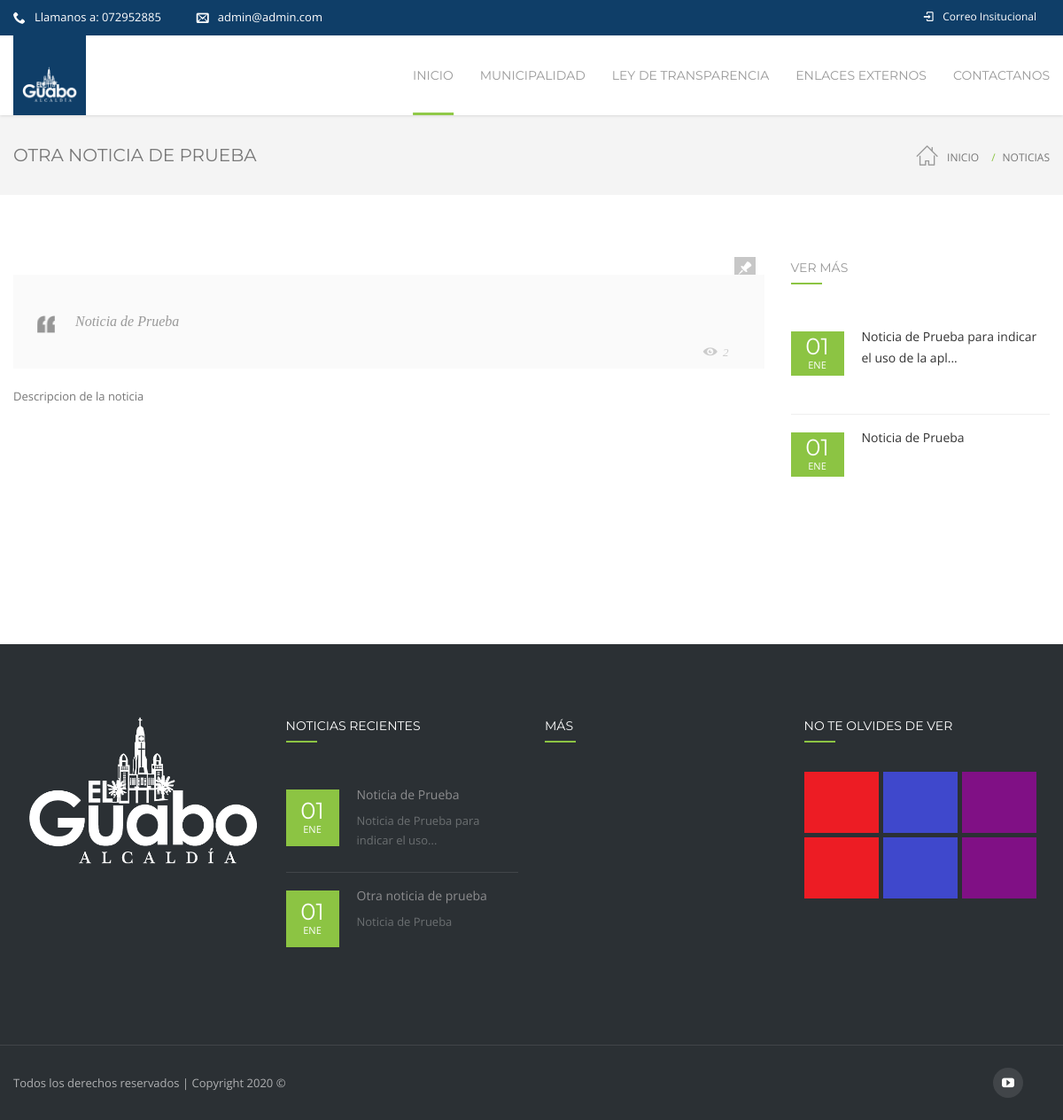
/noticias_/3/01/, run on the app's committed database.
### Apps/Inicio/models.py (models this page shows)
class Institucion(models.Model):
    nombre= models.CharField(max_length=60)
    logo = models.ImageField(upload_to="logo",null=True,blank=True)
    direccion = models.CharField(max_length=120,null=True,blank=True)
    telefono=models.CharField(max_length=60,null=True,blank=True)
    email = models.EmailField(max_length=150,null=True,blank=True)
    mision =RichTextUploadingField(null=True,blank=True)
    vision= RichTextUploadingField(null=True,blank=True)
    objetivos = RichTextUploadingField(null=True,blank=True)
    facebook=models.CharField(max_length=200,null=True,blank=True)
    twitter=models.CharField(max_length=200,null=True,blank=True)
    google_plus=models.CharField(max_length=200,null=True,blank=True)
    youtube=models.CharField(max_length=200,null=True,blank=True)
    class Meta:
        verbose_name_plural = "1. Institución"

class Noticias(models.Model):
    fecha=models.DateTimeField()
    titulo=models.CharField(max_length=200)
    banner = models.ImageField(upload_to="noticias/banner",null=True,blank=True)
    imagen =models.ImageField(upload_to='noticias', help_text="Imagen de 585 x 480")
    descripcion_corta =models.CharField(max_length=160)
    pagina = RichTextUploadingField()
    visitas =models.IntegerField(default=1)
    class Meta:
        verbose_name_plural ="5. Noticias"

### Apps/Inicio/views.py (the view)
# urls.py: path('noticias_/<int:id>/<int:mes>/', noticias_una),
def noticias_una(request,id,mes):
    noticias=Noticias.objects.filter(fecha__month=mes)
    nota=noticias.get(id=id)
    nota.visitas+=1
    nota.save()
    institucion = Institucion.objects.first()
    contexto = {
        'correo': institucion.email,
        'telefono': institucion.telefono,
        'logo': institucion.logo,
        'institucion':institucion,
        'noticia':noticias.get(id=id),
        'noticias':noticias,
        'proyectos': Proyectos.objects.all(),
    }
    return render(request,"noticas_uno.html",contexto)

### templates/noticas_uno.html (shortened to what this page needs)
{% extends 'home-7.html' %}
{% block contenido %}
    <div class="page-content-wrap">
        <header class="rich-header blog-header version1 icon-dark" data-parallax="false" style="">
            <div class="container nz-clearfix">
                <h1 style="">{{ noticia.titulo|upper }}</h1>
                <div style="color:#777777;" class="nz-breadcrumbs nz-clearfix">
                    <a href="/">Inicio</a>
                    <a href="/noticias/"><span class="current">Noticias</span></a>
                </div>
            </div>
        </header>
        <div class="blog-layout-wrap medium sidebar-false" id="nz-target">
            <div class="container">
                <section class='content nz-clearfix'>
                    <section class="main-content left">
                        <div class="blog-post">
                            <article data-grid="ninzio_01"
                                     class="post-195 post type-post status-publish format-standard has-post-thumbnail hentry category-design tag-design tag-logo tag-repairing tag-shopping tag-smart"
                                     id="post-195">
                                <div class="post-body" style="padding-top: 20px">
                                    <span class="sticky-ind"></span>
                                    <div id="nz-testimonials-1" class="nz-testimonials" style="opacity: 1;">
                                        <div class="owl-wrapper">
                                            <div class="testimonial nz-clearfix">
                                                <div class="text">{{ noticia.descripcion_corta }}
                                                    <div class="post-views">
                                                        <span class="icon-eye4"></span> {{ noticia.visitas }}
                                                    </div>
                                                </div>
                                            </div>
                                        </div>
                                    </div>
                                    <div class="single-post-content" style="padding-top: 20px">
                                        {{ noticia.pagina|safe }}
                                    </div>
                                </div>
                            </article>
                        </div>
                    </section>
                    <aside class="sidebar">
                        <aside class='blog-widget-area-single widget-area'>
                            <div id="nz-recent-posts-3" class="widget widget_nz_recent_entries">
                                <h6 class="widget_title">Ver más</h6>
                                <ul>
                                    {% for noticia in noticias %}
                                        <li class="post">
                                            <div class="post-date-custom" style="padding: 0px">
                                                <span>{{ noticia.fecha|date:"d" }}</span>
                                                <span>{{ noticia.fecha|date:"M" }}</span>
                                            </div>
                                            <div class="post-body">
                                                <a class="post-title" title="{{ noticia.descripcion_corta }}"
                                                   href="/noticias_/{{ noticia.id }}/{{ noticia.fecha|date:"m" }}/">{{ noticia.descripcion_corta|truncatechars:50 }}</a>
                                            </div>
                                        </li>
                                    {% endfor %}
                                </ul>
                            </div>
                        </aside>
                    </aside>
                </section>
            </div>
        </div>
    </div>
{% endblock %}

### templates/home-7.html (shortened to what this page needs)
<!DOCTYPE html>
<html class="no-js  blank-false " lang="es-EC">
<head>
    <link rel='stylesheet' href='/static/css/settings.css' type='text/css' media='all' />
    <link rel='stylesheet' href='/static/css/style.css' type='text/css' media='all' />
    <link rel='stylesheet' href='/static/css/js_composer.min.css' type='text/css' media='all' />
</head>
<body class="home page page-id-7 page-template page-template-page-vc page-template-page-vc-php wpb-js-composer js-comp-ver-4.11.2 vc_responsive ">
    <div id="gen-wrap">
        <div id="wrap" class="nz-wide">
            <header class="header desk version1 stuck-false top-true sl-false search-true cart-true iversion-dark effect-underline subeffect-ghost fixed-true fiversion-dark">
                <div class="header-top" style="background: #0f3e68;">
                        <div class="container nz-clearfix">
                            <div class="slogan nz-clearfix">
                                <div class="nz-bar"><span class="nz-icon none small icon-phone animate-false"></span><span class="header-top-label">Llamanos
                                </span> a: {{telefono}}</div>
                                <div class="nz-bar"><span class="nz-icon none small icon-envelope animate-false"></span>{{correo}}</div>
                            </div>
                            <nav class="header-top-menu nz-clearfix">
                                <ul class="menu">
                                    <li class="icon-login menu-item"><a href="/"><span class="mi"></span><span class="txt">Correo Insitucional</span></a></li>
                                </ul>
                            </nav>
                        </div>
                    </div>
                <div class="header-content">
                    <div class="header-body">
                        <div class="container nz-clearfix">
                            <div class="logo logo-desk">
                                <a href="/" title="El Guabo" style="background: #0f3e68; padding: 10px">
                                    <img style="max-width:149px;max-height:41px;" src="/media/{{logo}}" alt="Focuson">
                                </a>
                            </div>
                            <nav class="header-menu desk-menu nz-clearfix">
                                <ul id="header-menu" class="menu">
                                    <li class="menu-item current-menu-item menu-item-has-children" data-mm="false" data-mmc="2">
                                        <a href="/"><span class="txt">Inicio</span></a>
                                    </li>
                                    <li class="menu-item menu-item-has-children" data-mm="false" data-mmc="2">
                                        <a href="#"><span class="txt">Municipalidad</span></a>
                                    </li>
                                    <li class="menu-item menu-item-has-children" data-mm="false" data-mmc="2">
                                        <a href="#"><span class="txt">Ley de Transparencia</span></a>
                                    </li>
                                    <li class="menu-item menu-item-has-children"><a href="#"><span class="txt">Enlaces Externos</span></a>
                                    </li>
                                    <li class="menu-item menu-item-has-children" data-mm="false" data-mmc="2">
                                        <a href="/contacto/"><span class="txt">Contactanos</span></a>
                                    </li>
                                </ul>
                            </nav>
                        </div>
                    </div>
                </div>
            </header>
            <div class="page-content-wrap">
            {% block contenido %}{% endblock %}
            {% block footer %}
                <footer class='footer'>
                    <div class="footer-widget-area nz-clearfix">
                        <div class="container">
                            <aside class="footer-widget-area widget-area nz-clearfix">
                                <div id="text-2" class="widget widget_text">
                                    <div class="textwidget"><img src="/media/{{ logo }}" alt="Focuson">
                                        <div class="gap nz-clearfix" style="height:35px">&nbsp;</div>
                                        <div class="gap nz-clearfix" style="height:25px">&nbsp;</div></div>
                                </div>
                                <div id="nz-recent-posts-2" class="widget widget_nz_recent_entries">
                                    <h6 class="widget_title">Noticias Recientes</h6>
                                    <ul>
                                        {% for noticia in noticias %}
                                            {% if forloop.counter <= 2 %}
                                                <li class="post">
                                                    <div class="post-date-custom"><span>{{noticia.fecha|date:"d"}}</span><span>{{noticia.fecha|date:"M"}}</span></div>
                                                    <div class="post-body">
                                                        <a class="post-title" href="/noticias_/{{ noticia.id }}/{{noticia.fecha|date:"m"}}">{{noticia.titulo}}</a>
                                                        <div class="widget-post-category">{{ noticia.descripcion_corta|truncatechars:40 }}</div>
                                                    </div>
                                                </li>
                                            {% endif %}
                                        {% endfor %}
                                    </ul>
                                </div>
                                <div id="nz-recent-posts-2" class="widget widget_nz_recent_entries">
                                <h6 class="widget_title"> Más</h6>
                                </div>
                                <div id="mailchimp-4" class="widget widget_mailchimp">
                                    <h6 class="widget_title">No te olvides de ver</h6>
                                    <div class="recent-projects nz-clearfix">
                                        {% for proyecto in proyectos %}
                                        <div class="post nz-clearfix">
                                            <a href="/proyecto/{{proyecto.id}}" title="Jurong Hub">
                                                <div class="nz-thumbnail">
                                                </div>
                                            </a>
                                        </div>
                                        {% endfor %}
                                    </div>
                                </div>
                            </aside>
                        </div>
                    </div>
                    <div class="footer-info-area nz-clearfix">
                        <div class="container">
                            <div class="footer-copyright nz-clearfix">
                                Todos los derechos reservados | Copyright 2020 ©
                            </div>
                            <div class="social-links">
                                {% if institucion.youtube %}
                                <a class="icon-youtube" href="{{ institucion.youtube }}" title="youtube" target="_blank"></a>
                                {% endif %}
                            </div>
                        </div>
                    </div>
                </footer>
            {% endblock %}
            </div>
        </div>
    </div>
</body>
</html>

### static/css/header-im.css (style rules this page uses)
.icon-login>a>.mi:before { content:"\e8b9"; }

### data on the page
Institucion: telefono "072952885", email "admin@admin.com", logo (picture)
Noticias: titulo "OTRA NOTICIA DE PRUEBA", descripcion_corta "Noticia de Prueba", visitas "2", pagina "Descripcion de la noticia", fecha "01", fecha "ENE", titulo "Otra noticia de prueba"
Noticias: fecha "01", fecha "ENE", descripcion_corta "Noticia de Prueba para indicar el uso de la apl...", titulo "Noticia de Prueba", descripcion_corta "Noticia de Prueba para indicar el uso..."
